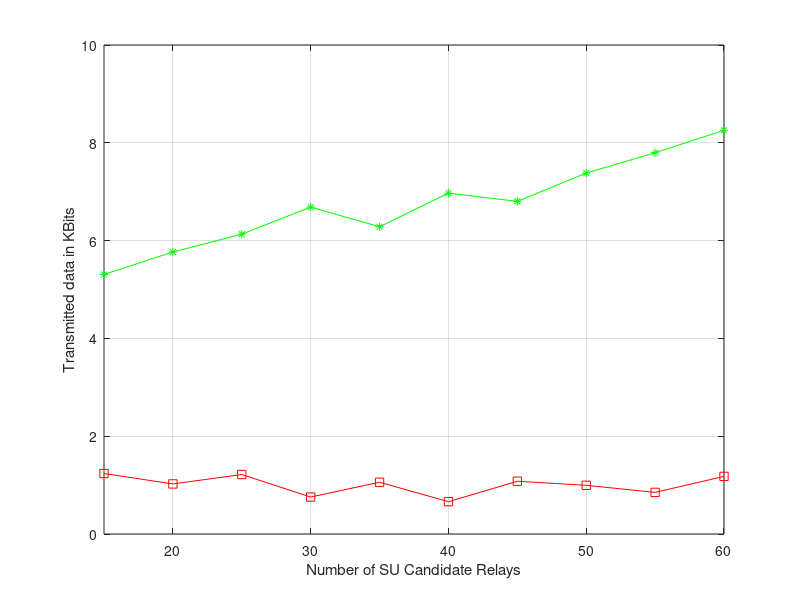

Reproduce this figure in MATLAB.
%Cooperative Relay Communication
%Performance Comparison Between Optimal Scheme and the Random Scheme
clear all
T = 0.2e-3;     %duration of time slot
u = 20;         %Number of intervals of finite state space SNR received
avgSNR = 30;    %average SNR of Rayleigh fading channel = 30dB
W = 1e6;        %Bandwidth = 1MHz
t = 3e-6;       %Duation of obervation
M = 15:5:60;    %Number of SU Relay Nodes
lamda = avgSNR;
U = logspace(0,2,u);
Qu = zeros(1,20);
rk = zeros(1,20);
pk = zeros(1,20);

Qu_rk = zeros(20,3);

transData = zeros(length(M),4,100);
transData_Optimal = zeros(length(M),4,100);
for trial = 1:100
    %Initialization
    for L = 1:length(M)      %for all the number of nodes in the system

        gammaK = exprnd(lamda,1,M(L));
        gammaK_lin = 10.^(gammaK /10);    
        alpha = 0.5 + 0.5 .* rand(1,1);
        beta_low = (1-alpha)/alpha;
        Z = zeros(1,M(L));
        rk_N = zeros(M(L),5);
        initOrder = zeros(M(L),5);
        %Qu, Rk pk matrix calculation
        for s= 1:u
            if s == 1
                Qu(1) = 1 - exp(-U(s)/avgSNR);
                rk(1) = W *log2(1 + U(s));
                Qu_rk(1,1)= s;                
                Qu_rk(1,2)= Qu(1);
                Qu_rk(1,3)= rk(1);
            elseif s == 20
                Qu(20) = exp(-U(s)/avgSNR);
                rk(s) = W *log2(1 + U(s));
                Qu_rk(s,1)= s;                
                Qu_rk(s,2)= Qu(s);
                Qu_rk(s,3)= rk(s);
            else
                Qu(s) = exp(-U(s)/avgSNR) - exp(-U(s+1)/avgSNR);
                rk(s) = W *log2(1 + U(s));
                Qu_rk(s,1)= s;                
                Qu_rk(s,2)= Qu(s);
                Qu_rk(s,3)= rk(s);
            end 

        end     
      
        observationStep = 0;
        %% Intutive Order
         nodeSelect = 0;
         
        %for each number of links
         for node = 1:1:M(L)             
            theta = rand(1);      %probability of a node availability
            r = rand(1);
            beta = sum(r >= cumsum([0,theta])) - 1;                  
            H = beta > beta_low;        
            Rk = W * log2(1 + gammaK_lin(node));        
            Xk = Rk * H; 
            rk_N(node,1) = node;
            rk_N(node,2) = H;
            rk_N(node,3) = Rk;
            rk_N(node,4) = Xk;
            rk_N(node,5) = theta;
         
             for s=1:20
               pk(s) = Qu(s) * theta; 
             end
             leftSum = 0;
             rightSum = 0;
             if node == 1
                Cm = 1 - (M(L)*t)/T;
                Z(1) = Cm * rk*pk';
             else
                 Cmj = 1 - (M(L)-node)*t/T;
                 for k = 1:u
                        if (Cmj * rk(k)) > Z(node - 1)
                            leftSum = leftSum + Cmj * rk(k) * pk(k);
                        else
                            rightSum = rightSum + Z(node - 1) * pk(k);
                        end
                 end
                 Z(node) = leftSum + rightSum;
             end
         end
         
        initOrder = sortrows(rk_N,4);
        k_count = 0;
        for node = 1:+1:M(L)-1
            k_count = k_count +1;      
            Ck = 1 - (node*t)/T;
            Xk = initOrder(M(L) - k_count + 1,4);
            Yk = Ck * Xk;

            if Yk < Z(M(L)- node)
               continue;
            else
                %select the kth SU Node as cooperative relay
                nodeSelect = initOrder(M(L)-k_count+1,1);
                break;
            end      

        end
        %select the node as the SU node
        transData_Optimal(L,1,trial) = M(L);
        transData_Optimal(L,2,trial) = nodeSelect;
        transData_Optimal(L,3,trial) = (Xk*(T-(k_count*t)))/1000;
        transData_Optimal(L,4,trial) = k_count;
        
        
        %% Sequential Order
        Z = zeros(1,M(L));
        nodeSelect = 0;
        k_count = 0;
        %for each number of links
         for node = 1:+1:M(L)-1
            k_count = k_count +1;      
            Ck = 1 - (node*t)/T;
            Xk = rk_N(node,4);
            Yk = Ck * Xk;

            if Yk < Z(M(L)- node)
               continue;
            else
                %select the kth SU Node as cooperative relay
                nodeSelect = rk_N(node,1);
                break;
            end      

        end
        %select the node as the SU node
        transData(L,1,trial) = M(L);
        transData(L,2,trial) = nodeSelect;
        transData(L,3,trial) = (Xk*(T-k_count*t))/1000;
        transData(L,4,trial) = k_count;


    end
end
figure
data = mean(transData,3);
plot(M,data(:,3),'-sr');
hold on
xlim([15,60]);
xlabel('Number of SU Candidate Relays')
ylabel('Transmitted data in KBits')
grid on
data_optimal = mean(transData_Optimal,3);
plot(M,data_optimal(:,3),'-*g');


